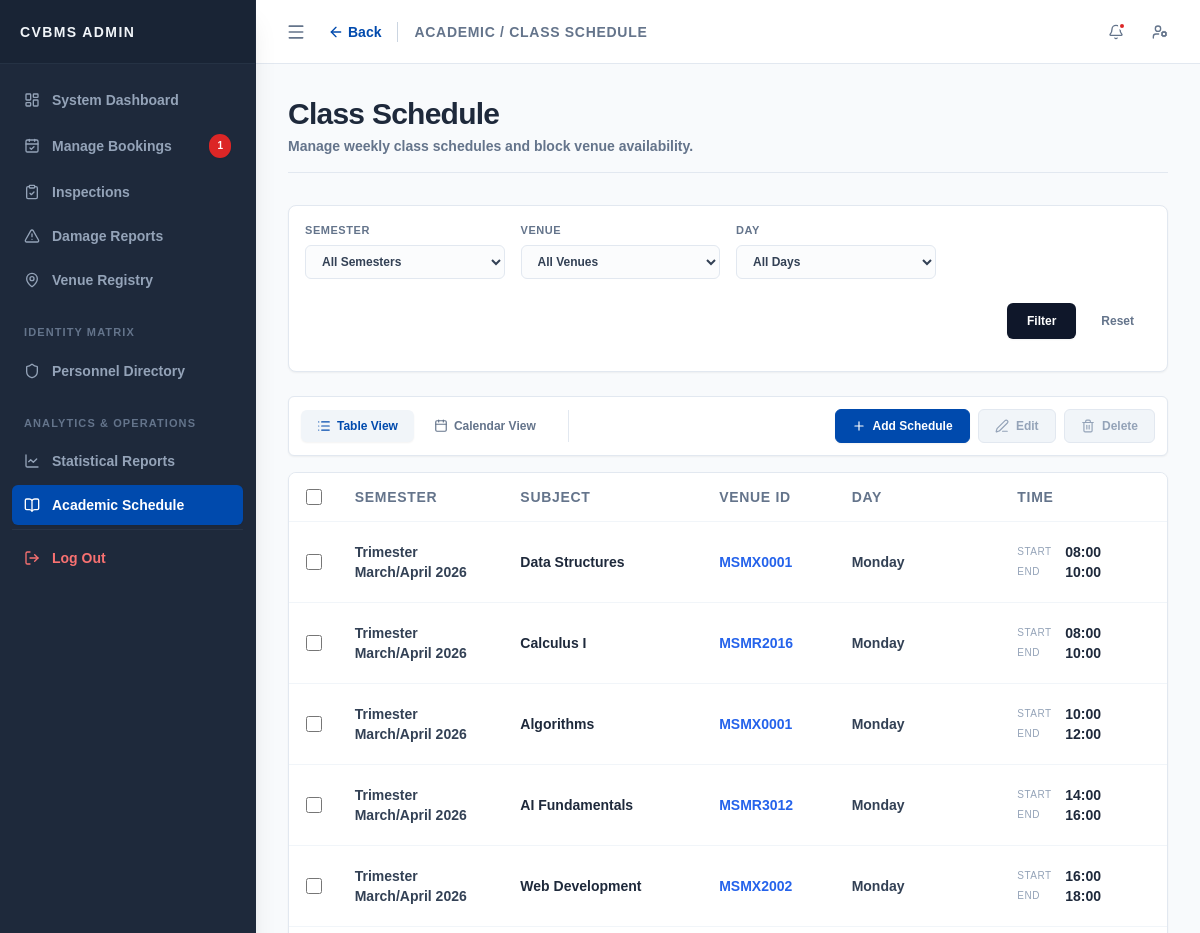
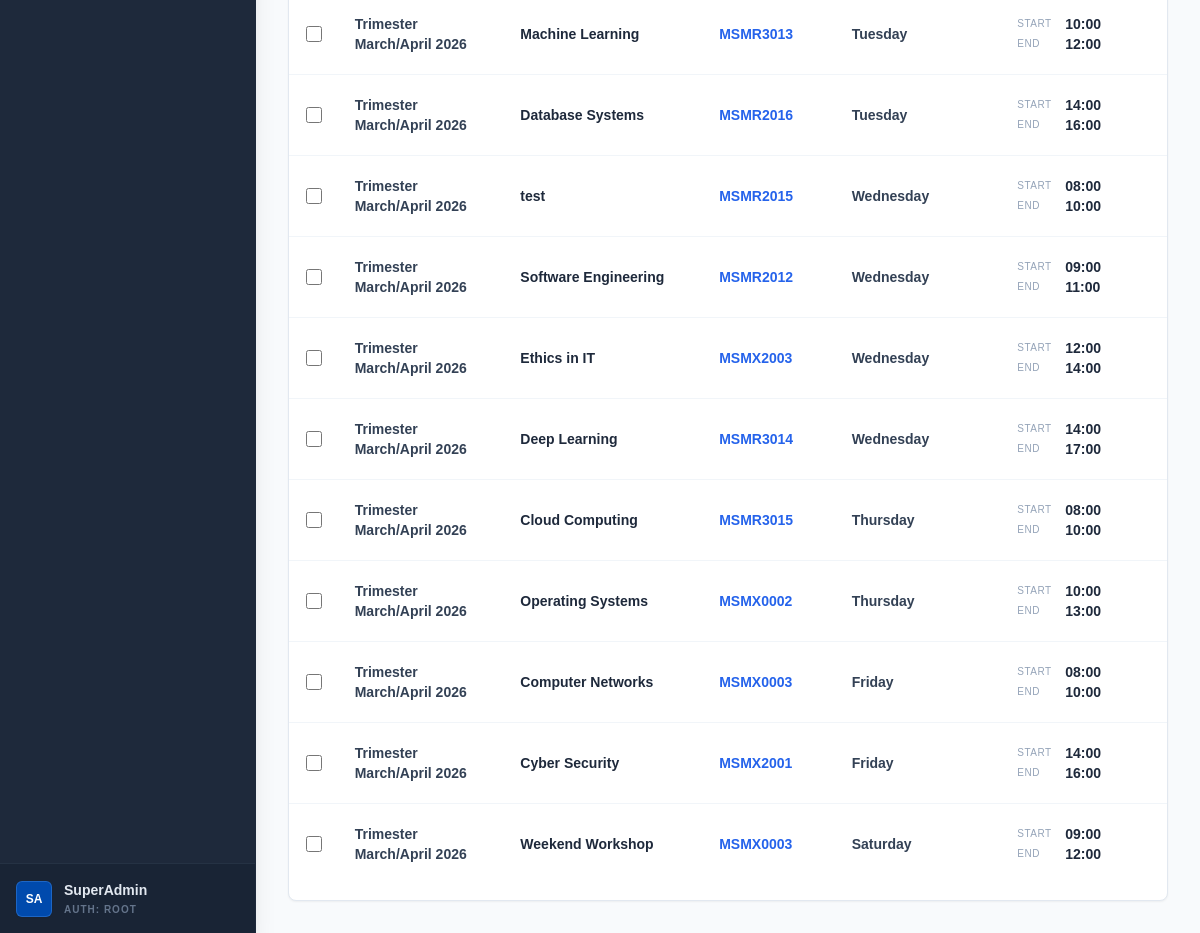
Screenshot of /admin/academic_schedule.php (signed in) with the database file from the repository (2 pictures, top to bottom).
### tables this page shows
CREATE TABLE `academic_schedule` (
  `sch_id` int(10) UNSIGNED NOT NULL,
  `sem_id` int(4) UNSIGNED NOT NULL,
  `vid` varchar(10) NOT NULL,
  `day_of_week` enum('Monday','Tuesday','Wednesday','Thursday','Friday','Saturday','Sunday') NOT NULL,
  `start_time` time NOT NULL,
  `end_time` time NOT NULL,
  `subject_name` varchar(100) DEFAULT 'Academic Class'
);

CREATE TABLE `semester_config` (
  `sem_id` int(4) UNSIGNED NOT NULL,
  `sem_name` varchar(50) NOT NULL,
  `start_date` date NOT NULL,
  `end_date` date NOT NULL,
  `is_active` tinyint(1) NOT NULL DEFAULT 0,
  `is_booking_open` tinyint(1) NOT NULL DEFAULT 0
);

### core/repositories/ScheduleRepository.php (called while the page is built, shortened)
<?php
class ScheduleRepository
{
    private mysqli $conn;
    public function __construct(mysqli $conn)
    {
        $this->conn = $conn;
    }
    public function getAllWithFilters(FilterBuilder $filterBuilder)
    {
        $sql = "SELECT s.*, v.vname, sem.sem_name
                FROM academic_schedule s
                JOIN venue v ON s.vid = v.vid
                JOIN semester_config sem ON s.sem_id = sem.sem_id
                WHERE 1=1";
        $sql .= $filterBuilder->buildSqlWhere($this->conn);
        $sql .= " ORDER BY sem.start_date DESC, FIELD(s.day_of_week, 'Monday', 'Tuesday', 'Wednesday', 'Thursday', 'Friday', 'Saturday', 'Sunday'), s.start_time ASC";
        return $this->conn->query($sql);
    }
}
?>

### core/components/datagrid.php (the view, shortened to what this page needs)
<?php
function render_datagrid(array $schema, $dataset)
{
    $html = '<table class="custom-table w-full">';
    $html .= '<thead class="sticky top-0 z-10 bg-white"><tr>';
    if (!empty($schema['enable_checkbox']))
    {
        $html .= '<th class="w-12 text-center"><input type="checkbox" id="selectAll" onclick="toggleAll(this)" class="w-4 h-4 rounded border-slate-300 text-[#004aad] focus:ring-[#004aad]"></th>';
    }
    foreach ($schema['columns'] as $col)
    {
        $width = isset($col['width']) ? 'class="' . $col['width'] . '"' : '';
        $html .= "<th {$width}>" . htmlspecialchars($col['label']) . "</th>";
    }
    $html .= '</tr></thead><tbody>';
    $has_data = false;
    if ($dataset instanceof mysqli_result)
    {
        $has_data = $dataset->num_rows > 0;
        $rows = $dataset;
    }
    elseif (is_array($dataset))
    {
        $has_data = count($dataset) > 0;
        $rows = $dataset;
    }
    if ($has_data)
    {
        foreach ($rows as $row)
        {
            $html .= '<tr>';
            $row_attr = '';
    $html .= '<tr '.$row_attr.'>';
            if (!empty($schema['enable_checkbox']))
            {
                $primary_key = $schema['primary_key'] ?? 'id';
                $html .= '<td class="text-center"><input type="checkbox" name="'.$schema['checkbox_name'].'[]" value="'.$row[$primary_key].'" onclick="updateButtonStates()" class="row-cb w-4 h-4 rounded border-slate-300 text-[#004aad] focus:ring-[#004aad]"></td>';
            }
            foreach ($schema['columns'] as $col)
            {
                $html .= '<td>';
                $col_key = $col['key'] ?? null;
                $val = ($col_key !== null && isset($row[$col_key])) ? $row[$col_key] : '';
                switch ($col['type'])
                {
                    case 'text':
                        $html .= '<span class="font-semibold text-slate-700 text-sm">' . htmlspecialchars($val) . '</span>';
                        break;
                    case 'text_bold':
                        $html .= '<span class="font-semibold text-slate-800 text-sm block">' . htmlspecialchars($val) . '</span>';
                        break;
                    case 'link':
                        $url = str_replace('%s', urlencode($val), $col['url_format']);
                        $html .= '<a href="' . htmlspecialchars($url) . '" class="td-text-mono">' . htmlspecialchars($val) . '</a>';
                        break;
                    case 'time_range':
                        $start = isset($row[$col['start_key']]) ? date('H:i', strtotime($row[$col['start_key']])) : 'N/A';
                        $end = isset($row[$col['end_key']]) ? date('H:i', strtotime($row[$col['end_key']])) : 'N/A';
                        $html .= '<div class="td-text-mono flex flex-col space-y-1 text-xs text-slate-700 font-semibold">';
                        $html .= '  <div class="flex items-center">';
                        $html .= '    <span class="text-slate-400 font-normal uppercase tracking-wider text-[10px] w-12 block shrink-0">Start</span>';
                        $html .= '    <span class="font-mono text-slate-800">' . $start . '</span>';
                        $html .= '  </div>';
                        $html .= '  <div class="flex items-center">';
                        $html .= '    <span class="text-slate-400 font-normal uppercase tracking-wider text-[10px] w-12 block shrink-0">End</span>';
                        $html .= '    <span class="font-mono text-slate-800">' . $end . '</span>';
                        $html .= '  </div>';
                        $html .= '</div>';
                        break;
                }
                $html .= '</td>';
            }
            $html .= '</tr>';
        }
    }
    else
    {
        $colspan = count($schema['columns']) + (!empty($schema['enable_checkbox']) ? 1 : 0);
        $html .= '<tr><td colspan="'.$colspan.'" class="py-16 text-center text-slate-500 border-none hover:bg-transparent cursor-default"><span class="text-sm font-medium tracking-wide">No records found.</span></td></tr>';
    }
    $html .= '</tbody></table>';
    return $html;
}
?>

### assets/css/admin_css.css (style rules this page uses)
:root { font-size: 100%; }
html, body, body *, button, input, select, textarea { font-family: "Century Gothic", CenturyGothic, "Century", "Century Schoolbook", Arial, sans-serif !important; font-weight: 700; }
:root { --fiori-bg: #ffffff; --fiori-blue: #004aad; --fiori-text: #334155; --fiori-label: #64748b; --fiori-border: #e2e8f0; --fiori-readonly-bg: #f8fafc; --fiori-input-focus: #004aad; --fiori-success: #059669; --fiori-error: #dc2626; }
.custom-table { width: 100%; text-align: left; border-collapse: collapse; }
.custom-table thead { background-color: #ffffff; font-size: 14px; color: #64748b; font-weight: 600; text-transform: uppercase; letter-spacing: 0.05em; border-bottom: 1px solid #e2e8f0; }
.custom-table th { padding: 1rem; }
.custom-table tbody { font-size: 14px; }
.custom-table tr { transition: background-color 150ms ease-in-out; vertical-align: middle; cursor: pointer; border-bottom: 1px solid #f1f5f9; }
.custom-table tr:last-child { border-bottom: none; }
.custom-table td { padding: 1.25rem 1rem; }
.td-text-mono { font-family: system-ui, -apple-system, BlinkMacSystemFont, "Segoe UI", Roboto, "Helvetica Neue", Arial, sans-serif; font-size: 14px; color: #1e293b; display: block; transition: color 150ms ease-in-out; font-weight: 600; }
a.td-text-mono { color: #2563eb; text-decoration: none; }

### rows the page displays
academic_schedule: sem.sem_name "Trimester March/April 2026", subject_name "Data Structures", vid "MSMX0001", day_of_week "Monday", start_time "08:00", end_time "10:00"
academic_schedule: sem.sem_name "Trimester March/April 2026", subject_name "Calculus I", vid "MSMR2016", day_of_week "Monday", start_time "08:00", end_time "10:00"
academic_schedule: sem.sem_name "Trimester March/April 2026", subject_name "Algorithms", vid "MSMX0001", day_of_week "Monday", start_time "10:00", end_time "12:00"
academic_schedule: sem.sem_name "Trimester March/April 2026", subject_name "AI Fundamentals", vid "MSMR3012", day_of_week "Monday", start_time "14:00", end_time "16:00"
academic_schedule: sem.sem_name "Trimester March/April 2026", subject_name "Web Development", vid "MSMX2002", day_of_week "Monday", start_time "16:00", end_time "18:00"
academic_schedule: sem.sem_name "Trimester March/April 2026", subject_name "Machine Learning", vid "MSMR3013", day_of_week "Tuesday", start_time "10:00", end_time "12:00"
academic_schedule: sem.sem_name "Trimester March/April 2026", subject_name "Database Systems", vid "MSMR2016", day_of_week "Tuesday", start_time "14:00", end_time "16:00"
academic_schedule: sem.sem_name "Trimester March/April 2026", subject_name "test", vid "MSMR2015", day_of_week "Wednesday", start_time "08:00", end_time "10:00"
academic_schedule: sem.sem_name "Trimester March/April 2026", subject_name "Software Engineering", vid "MSMR2012", day_of_week "Wednesday", start_time "09:00", end_time "11:00"
academic_schedule: sem.sem_name "Trimester March/April 2026", subject_name "Ethics in IT", vid "MSMX2003", day_of_week "Wednesday", start_time "12:00", end_time "14:00"
academic_schedule: sem.sem_name "Trimester March/April 2026", subject_name "Deep Learning", vid "MSMR3014", day_of_week "Wednesday", start_time "14:00", end_time "17:00"
academic_schedule: sem.sem_name "Trimester March/April 2026", subject_name "Cloud Computing", vid "MSMR3015", day_of_week "Thursday", start_time "08:00", end_time "10:00"
academic_schedule: sem.sem_name "Trimester March/April 2026", subject_name "Operating Systems", vid "MSMX0002", day_of_week "Thursday", start_time "10:00", end_time "13:00"
academic_schedule: sem.sem_name "Trimester March/April 2026", subject_name "Computer Networks", vid "MSMX0003", day_of_week "Friday", start_time "08:00", end_time "10:00"
academic_schedule: sem.sem_name "Trimester March/April 2026", subject_name "Cyber Security", vid "MSMX2001", day_of_week "Friday", start_time "14:00", end_time "16:00"
academic_schedule: sem.sem_name "Trimester March/April 2026", subject_name "Weekend Workshop", vid "MSMX0003", day_of_week "Saturday", start_time "09:00", end_time "12:00"

### other values shown
$sidebar_brand_label "CVBMS ADMIN"
$pending_bookings_count "1"
$_SESSION['full_name'] "SuperAdmin"
$page_title "Class Schedule"
$page_description "Manage weekly class schedules and block venue availability."
$field['label'] "SEMESTER"
$field['label'] "VENUE"
$field['label'] "DAY"
$col['label'] "SEMESTER"
$col['label'] "SUBJECT"
$col['label'] "VENUE ID"
$col['label'] "DAY"
$col['label'] "TIME"
form field filter_sem "All Semesters"
form field filter_vid "All Venues"
